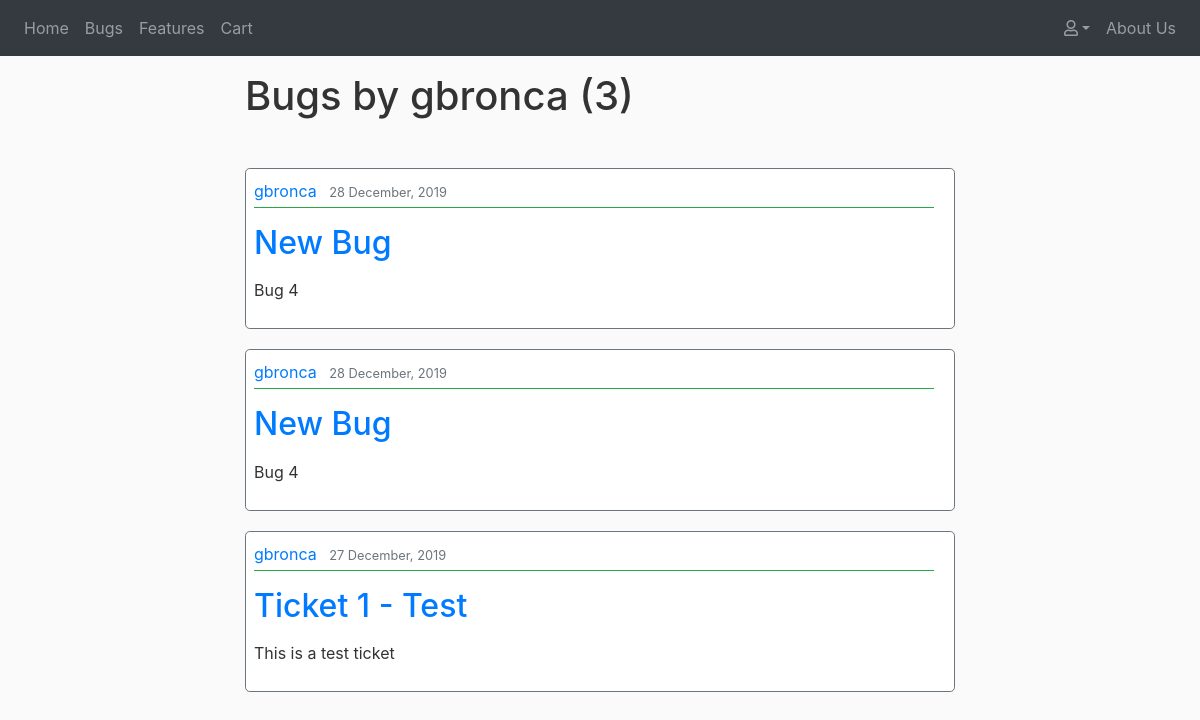
The page /tickets/user-bugs/gbronca/ on the database as committed earlier.
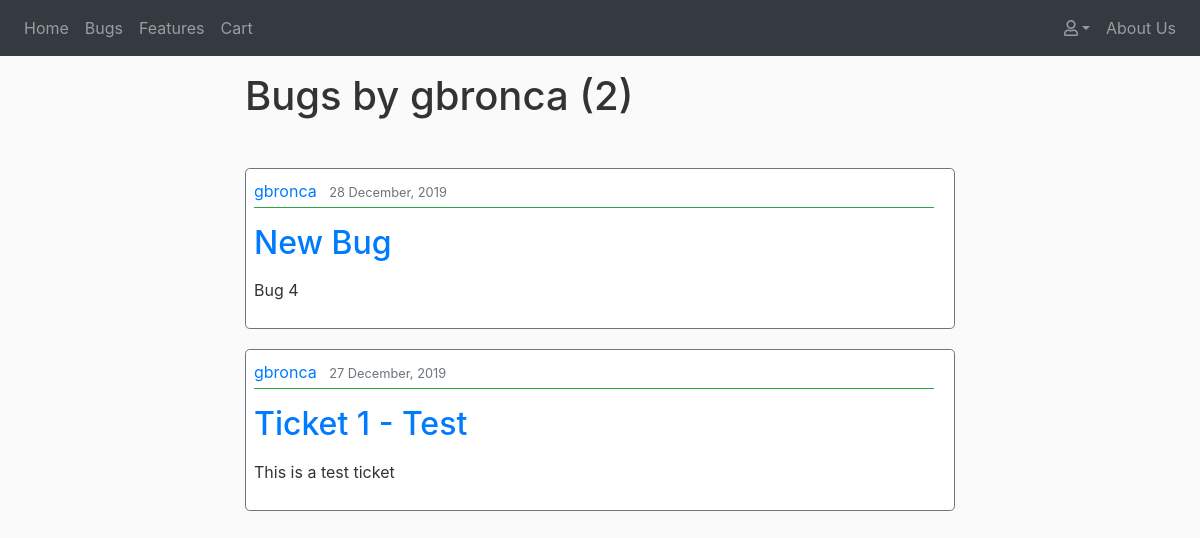
The same page on the database as committed later.
### tickets/models.py (models this page shows, shortened)
class Ticket(models.Model):
    STATUS = (
        ('In Progress', 'In Progress'),
        ('Completed', 'Completed'),
        ('Pending', 'Pending')
    )
    ISSUE = (
        ('Bug', 'Bug'),
        ('Feature', 'Feature')
    )
    title = models.CharField(max_length=75)
    description = models.TextField()
    date_posted = models.DateTimeField(default=timezone.now)
    username = models.ForeignKey(User, on_delete=models.CASCADE)
    status = models.CharField(max_length=20, choices=STATUS,default='Pending')
    issue = models.CharField(max_length=20, choices=ISSUE, default='Bug')
    upvotes = models.PositiveIntegerField(default=0)
    views = models.PositiveIntegerField(default=0)

### tickets/views.py (the view)
# urls.py: path('user-bugs/<username>/', views.UserBugListView.as_view(template_name='tickets/user_tickets.html'), name='user_bugs'),
class UserBugListView(ListView):
    paginate_by = 5
    model = Ticket
    def get_queryset(self, *args, **kwargs):
        username = get_object_or_404(User, username=self.kwargs.get('username'))
        return Ticket.objects.filter(issue='Bug', username=username).order_by('-date_posted')
    def get_context_data(self, **kwargs):
        context = super().get_context_data(**kwargs)
        context['type'] = 'Bugs'
        is_paginated = True
        return context

### tickets/templates/tickets/user_tickets.html (shortened to what this page needs)
{% extends 'base.html' %}
{% block content %}
    <div class="col-12 col-sm-10 col-lg-8 mx-auto mt-3">
        <h1 class="mb-5">{{ type }} by {{ view.kwargs.username }} ({{ page_obj.paginator.count }})</h1>
        {% for obj in object_list %}
            <article class="border border-secondary rounded-lg pl-2 content-area">
                <div class="">
                    <div class="pb-1 mb-3 border-bottom border-success">
                        {% if type == 'Bugs' %}
                            <a class="mr-2" href="{% url 'tickets:user_bugs' obj.username.username %}">{{ obj.username }}</a>
                        {% elif type == 'Features' %}
                            <a class="mr-2" href="{% url 'tickets:user_features' obj.username.username %}">{{ obj.username }}</a>
                        {% endif %}
                        <small class="text-muted">{{ obj.date_posted|date:"d F, Y" }}</small>
                    </div>
                    <h2><a class="" href="{% url 'tickets:detail' obj.id %}">{{ obj.title }}</a></h2>
                    <p class="">{{ obj.description|linebreaks|truncatechars_html:200 }}</p>
                </div>
            </article>
        {% endfor %}
    </div>
{% endblock %}

Rows that differ between the two databases and show on the page:
removed Ticket: username "gbronca", date_posted "28 December, 2019", title "New Bug", description "Bug 4"
Other text that changed with them:
{{ page_obj.paginator.count }}: "3" → "2"
